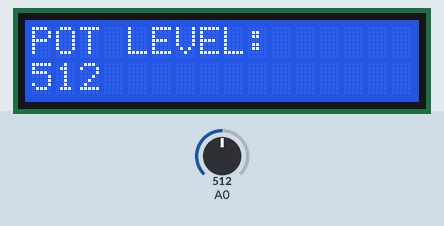
This sketch was run on a simulated ESP8266 (NodeMCU). Parts: 16×2 character LCD. The test bench sets the inputs (shaded band); at power-on: A0 = 512.

Above: at 1.2 s.
1.3 s: A0 set to 716
At 3.2 s:
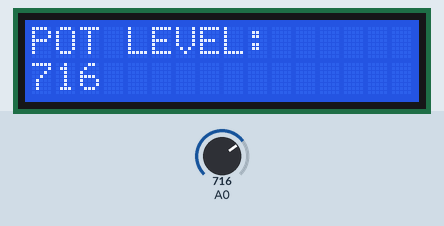
3.5 s: A0 set to 900
At 5.0 s:
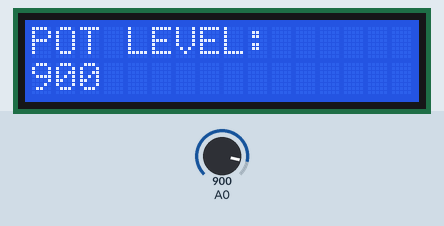
5.5 s: A0 set to 1023
At 6.8 s:
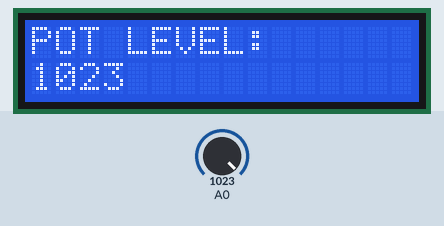
Timing chart, 0 to 8.5 s (numbered marks = the images above; inputs shaded):
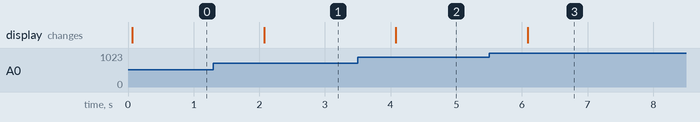

Measured:
- after the input at 1.3 s, the display: changes after 0.77 s (image 1)
- after the input at 3.5 s, the display: changes after 0.58 s (image 2)
- after the input at 5.5 s, the display: changes after 0.59 s (image 3)

The sketch:

LCD_with_values.ino
```cpp
#include<LiquidCrystal.h>

const int rs=D1, en=D2, d4=D3, d5=D4, d6=D5, d7=D6;
LiquidCrystal lcd(rs,en,d4,d5,d6,d7);

 void setup()
 {
  lcd.begin(16,2);
 }
 void loop()
 {
  lcd.clear();
  int POT_VAL=analogRead(A0);
  lcd.setCursor(0,0);
  lcd.print("POT LEVEL:");
  lcd.setCursor(0,1);
  lcd.print(POT_VAL);
  delay(1000);
  }
```
